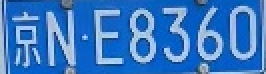
#> input picture 车牌识别/imgs/out2.png, 133 x 37 px (shown 2 times larger)
$ python rec2.py
#> lines starting #> are read from the running program, lines starting #| are printed output that depends on the picture; after the words box and inside, x2 and y2 are one past the last pixel; in counts of white or black regions, pixels touching at a corner belong together
#> further down, image is the input picture: shape (37, 133, 3); mean B, G, R 195.5, 120.6, 57.1
import cv2
import numpy as np

#根据设定的阈值和图片直方图，找出波峰，用于分隔字符
def find_waves(threshold, histogram):
	up_point = -1#上升点
	is_peak = False
	if histogram[0] > threshold:
		up_point = 0
		is_peak = True
	wave_peaks = []
	for i,x in enumerate(histogram):
		if is_peak and x < threshold:
			if i - up_point > 2:
				is_peak = False
				wave_peaks.append((up_point, i))
		elif not is_peak and x >= threshold:
			is_peak = True
			up_point = i
	if is_peak and up_point != -1 and i - up_point > 4:
		wave_peaks.append((up_point, i))
	return wave_peaks


def remove_plate_upanddown_border(card_img):
    """
    这个函数将截取到的车牌照片转化为灰度图，然后去除车牌的上下无用的边缘部分，确定上下边框
    输入： card_img是从原始图片中分割出的车牌照片
    输出: 在高度上缩小后的字符二值图片
    """
    # plate_Arr = cv2.imread(card_img)
    plate_Arr = card_img
    plate_gray_Arr = cv2.cvtColor(plate_Arr, cv2.COLOR_BGR2GRAY)
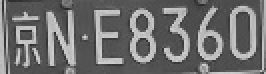
#> plate_gray_Arr: shape (37, 133) (shown 2 times larger); min 37, max 214, mean 110.2
    ret, plate_binary_img = cv2.threshold( plate_gray_Arr, 0, 255, cv2.THRESH_BINARY + cv2.THRESH_OTSU )
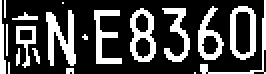
#> plate_binary_img: shape (37, 133) (shown 2 times larger); 28.1% white; 19 white regions (9 under 20 px), largest, box (x1, y1, x2, y2) and area: (23, 5, 38, 33) 219, (65, 4, 78, 31) 180, (115, 3, 128, 30) 173
#> ret = 132
    row_histogram = np.sum(plate_binary_img, axis=1)   #数组的每一行求和
#> row_histogram = 37 values, max 15045 at index 17, min 765 at index 0, mean 9538.4
    row_min = np.min( row_histogram )
#> row_min = 765
    row_average = np.sum(row_histogram) / plate_binary_img.shape[0]
#> row_average = 9538.4
    row_threshold = (row_min + row_average) / 2
#> row_threshold = 5151.7
    wave_peaks = find_waves(row_threshold, row_histogram)
#> the loop in find_waves, `for i,x in enumerate(histogram):` made 37 passes
#> (x, is_peak, up_point) on passes 5, 37: (7650, True, 4), (8670, True, 36)
#> (x, is_peak) on pass 33: (4590, False)
#> after the loop in find_waves, `for i,x in enumerate(histogram):`: is_peak = True; up_point = 36; wave_peaks = [(4, 32)]
#> wave_peaks = [(4, 32)]
    #接下来挑选跨度最大的波峰
    wave_span = 0.0
    for wave_peak in wave_peaks:
        span = wave_peak[1]-wave_peak[0]
        if span > wave_span:
            wave_span = span
            selected_wave = wave_peak
#> this loop made 1 pass
#> (span, wave_span, selected_wave) on pass 1: (28, 28, (4, 32))
#> after the loop, wave_span = 28
    plate_binary_img = plate_binary_img[selected_wave[0]:selected_wave[1], :]
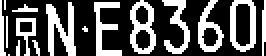
#> plate_binary_img: shape (28, 133) (shown 2 times larger); 34.1% white; 16 white regions (6 under 20 px), largest, box (x1, y1, x2, y2) and area: (23, 1, 38, 28) 215, (65, 0, 78, 27) 180, (115, 0, 128, 26) 168
    #cv2.imshow("plate_binary_img", plate_binary_img)

    return  plate_binary_img

# [104 lines left out: functions distEclud, randCent, kMeans, biKmeans, split_licensePlate_character, not called in this run]

image = cv2.imread("./imgs/out2.png")
bin = remove_plate_upanddown_border(image)
# split_licensePlate_character(bin)
cv2.imshow("bin", bin)
cv2.waitKey()

# [54 lines of commented-out code are left out]
